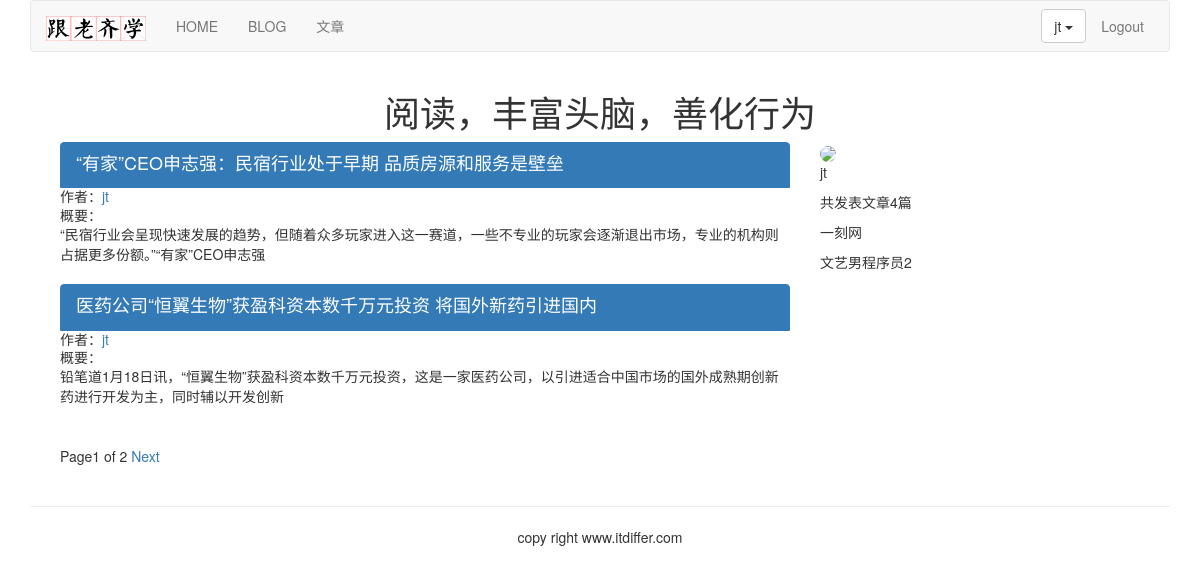
/article/list-article-titles/jt/, run on the app's committed database.
### article/models.py (models this page shows, shortened)
class ArticlePost(models.Model):
    author = models.ForeignKey(User, related_name="article", on_delete=models.CASCADE)
    title = models.CharField(max_length=200)
    slug = models.SlugField(max_length=500)
    column = models.ForeignKey(ArticleColumn, related_name="article_column", on_delete=models.CASCADE)
    body = models.TextField()
    created = models.DateTimeField(default=timezone.now())
    updated = models.DateTimeField(auto_now=True)
    users_like = models.ManyToManyField(User, related_name="articles_like", blank=True)
    article_tag = models.ManyToManyField(ArticleTag, related_name='article_tag', blank=True)
    class Meta:
        ordering = ("title",)
        index_together = (('id', 'slug'),)
    def get_url_path(self):
        return reverse("article:list_article_detail", args=[self.id, self.slug])

### account/models.py (models this page shows, shortened)
class UserInfo(models.Model):
    user = models.OneToOneField(User, unique=True, on_delete=models.CASCADE)
    school = models.CharField(max_length=100, blank=True)
    company = models.CharField(max_length=100, blank=True)
    profession = models.CharField(max_length=100, blank=True)
    address = models.CharField(max_length=100, blank=True)
    aboutme = models.TextField(blank=True)
    photo = models.ImageField(blank=True)

### article/list_views.py (the view)
# urls.py: url(r'^list-article-titles/(?P<username>[-\w]+)/$', list_views.article_titles, name="author_articles"),
def article_titles(request, username=None):
    if username:
        user = User.objects.get(username=username)
        articles_title = ArticlePost.objects.filter(author=user)
        try:
            userinfo = user.userinfo
        except:
            userinfo = None
    else:
        articles_title = ArticlePost.objects.all()
    paginator = Paginator(articles_title, 2)
    page = request.GET.get("page")
    try:
        current_page = paginator.page(page)
        articles = current_page.object_list
    except PageNotAnInteger:
        current_page = paginator.page(1)
        articles = current_page.object_list
    except EmptyPage:
        current_page = paginator.page(paginator.num_pages)
        articles = current_page.object_list
    if username:
        return render(request, "article/list/author_articles.html",
                      {"articles": articles, "page": current_page, "userinfo": userinfo, "user": user})
    return render(request, "article/list/article_titles.html", {"articles": articles, "page": current_page})

### article/templatetags/article_tags.py (called while the page is built)
@register.simple_tag
def author_total_articles(user):
    return user.article.count()

### templates/article/list/author_articles.html (shortened to what this page needs)
{% extends "base.html" %}
{% load article_tags %}
{% load staticfiles %}
{% block content %}
<div class="row text-center vertical-middle-sm">
    <h1>阅读，丰富头脑，善化行为</h1>
</div>
<div class="container">
    <div class="col-md-8">
        {% for article in articles %}
        <div class="list-group">
            <a href="{{article.get_url_path}}" class="list-group-item active">
                <h4 class="list-group-item-heading">{{article.title}}</h4>
            </a>
            <p class="list-group-item-text">作者：<a href="{% url 'article:author_articles' article.author.username %}">{{article.author.username}}</a></p>
            <p class="list-group-item-text">概要：{{article.body|slice:'70'|linebreaks}}</p>
        </div>
        {% endfor %}
        {% include "paginator.html" %}
    </div>
    <div class="col-md-4">
        <div>
            {% if userinfo.photo %}
            <img src="{{userinfo.photo|striptags}}" class="img-circle" id="my_photo" name="user_face">
            {% else %}
            <img src="{% static 'images/newton.jpg' %}" class="img-circle" id="my_photo" name="user_face" style="width:350px">
            {% endif %}
        </div>
        <div>
            <p>{{user.username}}</p>
            <p>共发表文章{% author_total_articles user %}篇</p>
            {% if userinfo %}
            <p>{{userinfo.company}}</p>
            <p>{{userinfo.aboutme}}</p>
            {% else %}
            <p>这个作者太懒了，什么也没留下</p>
            {% endif %}
        </div>
    </div>
</div>
{% endblock %}

### templates/header.html (shortened to what this page needs)
{% load staticfiles %}
<div class="container">
    <nav class="navbar navbar-default" role="navigation">
        <div class="navbar-header">
            <a class="navbar-brand" href="http://www.itdiffer.com">
                <img src="{% static '/images/logo.png' %}" width="100px">
            </a>
        </div>
        <div>
            <ul class="nav navbar-nav" role="navigation">
                <li><a href="{% url 'home' %}">HOME</a></li>
                <li><a href="{% url 'blog:blog_title' %}">BLOG</a></li>
                <li><a href="{% url 'article:list_article_titles' %}">文章</a></li>
            </ul>
            <ul class="nav navbar-nav navbar-right" style="margin-right:10px">
                {% if user.is_authenticated %}
                <li>
                    <div class="dropdown" style="margin-top:8px">
                        <button class="btn btn-default dropdown-toggle" type="button" id="dropdownMenu"
                                data-toggle="dropdown">
                            {{ user.username }}
                            <span class="caret"></span>
                        </button>
                    </div>
                </li>
                <li><a href="{% url 'account:user_logout' %}">Logout</a></li>
                {% else %}
                <li><a href="{% url 'account:user_login' %}">Login</a></li>
                <li><a href="{% url 'account:user_register' %}">Sign up</a></li>
                {% endif %}
            </ul>
        </div>
    </nav>
</div>

### data on the page
ArticlePost: title "“有家”CEO申志强：民宿行业处于早期 品质房源和服务是壁垒", author.username "jt", body "“民宿行业会呈现快速发展的趋势，但随着众多玩家进入这一赛道，一些不专业的玩家会逐渐退出市场，专业的机构则占据更多份额。”“有家”CEO申志强"
ArticlePost: title "医药公司“恒翼生物”获盈科资本数千万元投资 将国外新药引进国内", author.username "jt", body "铅笔道1月18日讯，“恒翼生物”获盈科资本数千万元投资，这是一家医药公司，以引进适合中国市场的国外成熟期创新药进行开发为主，同时辅以开发创新"
UserInfo: company "一刻网", aboutme "文艺男程序员2"

### other printed values
{{ user.username }} "jt"
{{ page.number }} "1"
{{ page.paginator.num_pages }} "2"
